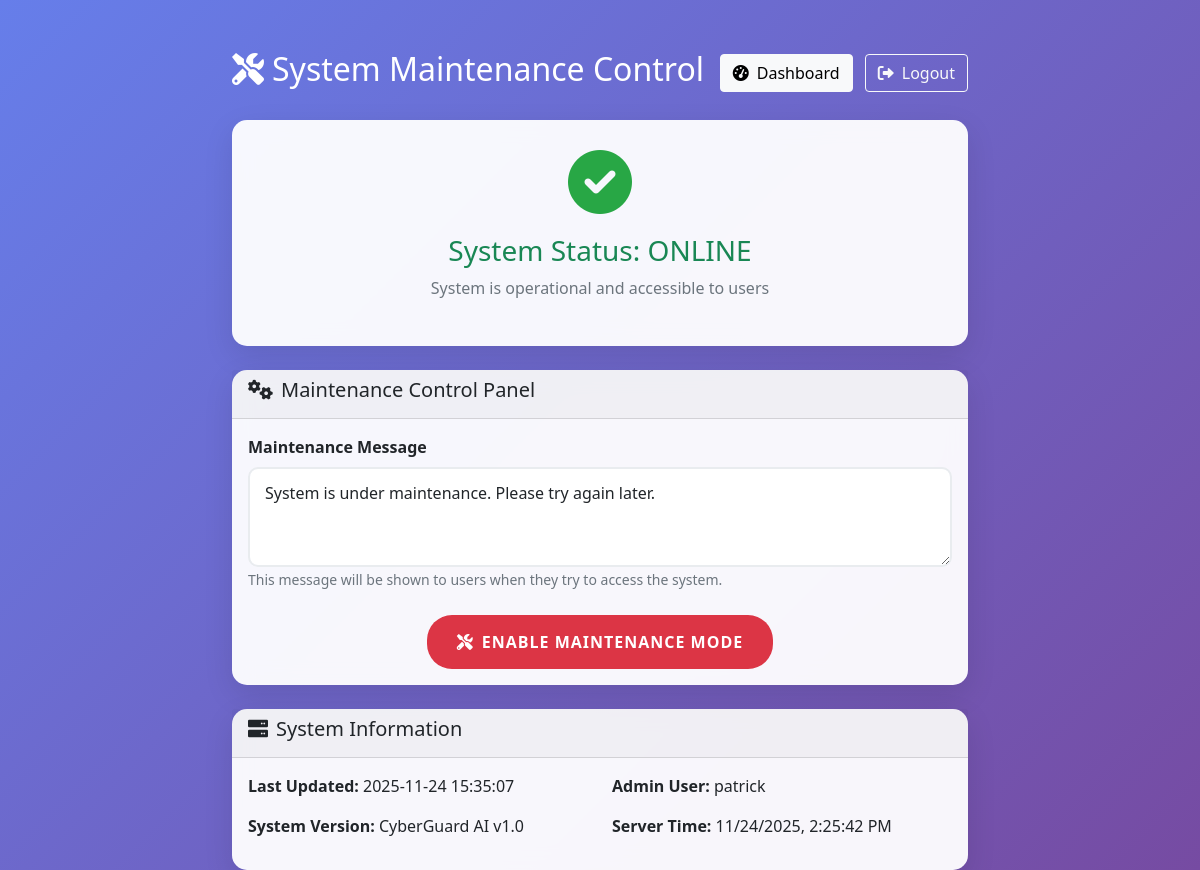
The app's page /maintenance/ (signed in) with its own data.
### cyberattack/models.py (models this page shows, shortened)
class SystemMaintenance(models.Model):
    is_maintenance_mode = models.BooleanField(default=False)
    maintenance_message = models.TextField(default="System is under maintenance. Please try again later.")
    maintenance_start = models.DateTimeField(null=True, blank=True)
    maintenance_end = models.DateTimeField(null=True, blank=True)
    enabled_by = models.ForeignKey(User, on_delete=models.SET_NULL, null=True, blank=True)
    created_at = models.DateTimeField(auto_now_add=True)
    updated_at = models.DateTimeField(auto_now=True)
    class Meta:
        verbose_name = "System Maintenance"
        verbose_name_plural = "System Maintenance"
    @classmethod
    def get_status(cls):
        maintenance, created = cls.objects.get_or_create(pk=1)
        return maintenance

### cyberattack/auth_views.py (the view, shortened to what this page needs)
# urls.py: path('maintenance/', auth_views.admin_maintenance, name='admin_maintenance'),
@login_required
@user_passes_test(is_admin)
def admin_maintenance(request):
    maintenance = SystemMaintenance.get_status()
    context = {
        'maintenance': maintenance,
    }
    return render(request, 'cyberattack/admin_maintenance.html', context)

### cyberattack/auth_views.py (called while the page is built)
def is_admin(user):
    return user.is_staff or user.is_superuser

### cyberattack/firewall.py (called while the page is built)
    def is_ip_blocked(self, ip_address):
        try:
            active_rules = FirewallRule.objects.filter(
                rule_type='block_ip',
                rule_value=ip_address,
                is_active=True
            )
            for rule in active_rules:
                if rule.expires_at and rule.expires_at < timezone.now():
                    rule.is_active = False
                    rule.save()
                else:
                    return True
            return False
        except Exception as e:
            logger.error(f"Error checking IP block status: {str(e)}")
            return False

    def get_client_ip(self, request):
        x_forwarded_for = request.META.get('HTTP_X_FORWARDED_FOR')
        if x_forwarded_for:
            ip = x_forwarded_for.split(',')[0]
        else:
            ip = request.META.get('REMOTE_ADDR')
        return ip

### cyberattack/templates/cyberattack/admin_maintenance.html (shortened to what this page needs)
<!DOCTYPE html>
<html>
<head>
    <link href="https://cdn.jsdelivr.net/npm/bootstrap@5.1.3/dist/css/bootstrap.min.css" rel="stylesheet">
    <link href="https://cdnjs.cloudflare.com/ajax/libs/font-awesome/6.0.0/css/all.min.css" rel="stylesheet">
</head>
<body>
    <div class="container">
        <div class="row justify-content-center">
            <div class="col-md-8">
                <div class="d-flex justify-content-between align-items-center mb-4">
                    <h2 class="text-white">
                        <i class="fas fa-tools me-2"></i>System Maintenance Control
                    </h2>
                    <div>
                        <a href="{% url 'admin_dashboard' %}" class="btn btn-light me-2">
                            <i class="fas fa-tachometer-alt me-2"></i>Dashboard
                        </a>
                        <a href="{% url 'logout' %}" class="btn btn-outline-light">
                            <i class="fas fa-sign-out-alt me-2"></i>Logout
                        </a>
                    </div>
                </div>
                <div class="card mb-4">
                    <div class="card-body status-card">
                        {% if maintenance.is_maintenance_mode %}
                            <i class="fas fa-exclamation-triangle status-icon status-on"></i>
                            <h3 class="text-danger">Maintenance Mode: ON</h3>
                            <p class="text-muted">System is currently under maintenance</p>
                        {% else %}
                            <i class="fas fa-check-circle status-icon status-off"></i>
                            <h3 class="text-success">System Status: ONLINE</h3>
                            <p class="text-muted">System is operational and accessible to users</p>
                        {% endif %}
                    </div>
                </div>
                <div class="card">
                    <div class="card-header">
                        <h5><i class="fas fa-cogs me-2"></i>Maintenance Control Panel</h5>
                    </div>
                    <div class="card-body">
                        {% if maintenance.is_maintenance_mode %}
                            <div class="text-center">
                                <h6 class="mb-3">Disable Maintenance Mode</h6>
                                <p class="text-muted mb-4">This will make the system accessible to all users again.</p>
                                <form method="post" style="display: inline;">
                                    {% csrf_token %}
                                    <input type="hidden" name="action" value="disable_maintenance">
                                    <button type="submit" class="btn btn-success btn-maintenance"
                                            onclick="return confirm('Are you sure you want to disable maintenance mode?')">
                                        <i class="fas fa-power-off me-2"></i>Enable System
                                    </button>
                                </form>
                            </div>
                        {% else %}
                            <form method="post">
                                <div class="mb-4">
                                    <label class="form-label fw-bold">Maintenance Message</label>
                                    <textarea name="message" class="form-control" rows="3"
                                              placeholder="Enter message to display to users during maintenance...">{{ maintenance.maintenance_message }}</textarea>
                                    <small class="text-muted">This message will be shown to users when they try to access the system.</small>
                                </div>
                                <div class="text-center">
                                    <button type="submit" class="btn btn-danger btn-maintenance"
                                            onclick="return confirm('Are you sure you want to enable maintenance mode? This will block all user access.')">
                                        <i class="fas fa-tools me-2"></i>Enable Maintenance Mode
                                    </button>
                                </div>
                            </form>
                        {% endif %}
                    </div>
                </div>
                <div class="card mt-4">
                    <div class="card-header">
                        <h5><i class="fas fa-server me-2"></i>System Information</h5>
                    </div>
                    <div class="card-body">
                        <div class="row">
                            <div class="col-md-6">
                                <p><strong>Last Updated:</strong> {{ maintenance.updated_at|date:'Y-m-d H:i:s' }}</p>
                                <p><strong>System Version:</strong> CyberGuard AI v1.0</p>
                            </div>
                            <div class="col-md-6">
                                <p><strong>Admin User:</strong> {{ user.username }}</p>
                                <p><strong>Server Time:</strong> <span id="server-time"></span></p>
                            </div>
                        </div>
                    </div>
                </div>
            </div>
        </div>
    </div>
</body>
</html>

### cyberattack/templates/cyberattack/admin_maintenance.html (style rules this page uses)
body { background: linear-gradient(135deg, #667eea 0%, #764ba2 100%); min-height: 100vh; font-family: 'Segoe UI', Tahoma, Geneva, Verdana, sans-serif; }
.container { padding-top: 50px; }
.card { border: none; border-radius: 15px; box-shadow: 0 10px 30px rgba(0,0,0,0.1); backdrop-filter: blur(10px); background: rgba(255,255,255,0.95); }
.status-card { text-align: center; padding: 30px; }
.status-icon { font-size: 4rem; margin-bottom: 20px; }
.status-off { color: #28a745; }
.btn-maintenance { border-radius: 25px; padding: 15px 30px; font-weight: 600; text-transform: uppercase; letter-spacing: 1px; border: none; transition: all 0.3s ease; }
.form-control { border-radius: 10px; border: 2px solid #e9ecef; padding: 12px 15px; }

### records on screen
SystemMaintenance: message "System is under maintenance. Please try again later.", updated_at "2025-11-24 15:35:07"

### other values on screen
{{ user.username }} "patrick"
